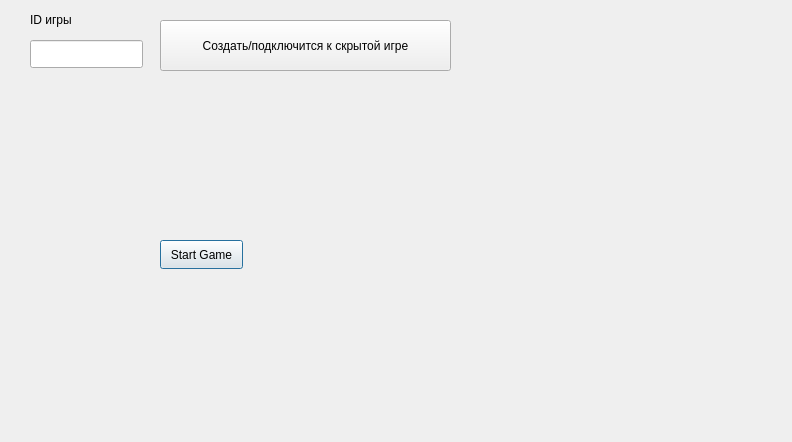
<?xml version="1.0" encoding="UTF-8"?>
<ui version="4.0">
 <class>AccountWindow</class>
 <widget class="QDialog" name="AccountWindow">
  <property name="geometry">
   <rect>
    <x>0</x>
    <y>0</y>
    <width>792</width>
    <height>442</height>
   </rect>
  </property>
  <property name="windowTitle">
   <string>Dialog</string>
  </property>
  <widget class="QPushButton" name="pushButton">
   <property name="geometry">
    <rect>
     <x>160</x>
     <y>240</y>
     <width>83</width>
     <height>29</height>
    </rect>
   </property>
   <property name="text">
    <string>Start Game</string>
   </property>
  </widget>
  <widget class="QLabel" name="label">
   <property name="geometry">
    <rect>
     <x>80</x>
     <y>90</y>
     <width>261</width>
     <height>121</height>
    </rect>
   </property>
   <property name="text">
    <string/>
   </property>
  </widget>
  <widget class="QPushButton" name="privateGame_pushButton">
   <property name="geometry">
    <rect>
     <x>160</x>
     <y>20</y>
     <width>291</width>
     <height>51</height>
    </rect>
   </property>
   <property name="text">
    <string>Создать/подключится к скрытой игре</string>
   </property>
  </widget>
  <widget class="QLineEdit" name="id_lineEdit">
   <property name="geometry">
    <rect>
     <x>30</x>
     <y>40</y>
     <width>113</width>
     <height>28</height>
    </rect>
   </property>
  </widget>
  <widget class="QLabel" name="label_2">
   <property name="geometry">
    <rect>
     <x>30</x>
     <y>10</y>
     <width>63</width>
     <height>20</height>
    </rect>
   </property>
   <property name="text">
    <string>ID игры</string>
   </property>
  </widget>
 </widget>
 <resources/>
 <connections/>
</ui>
